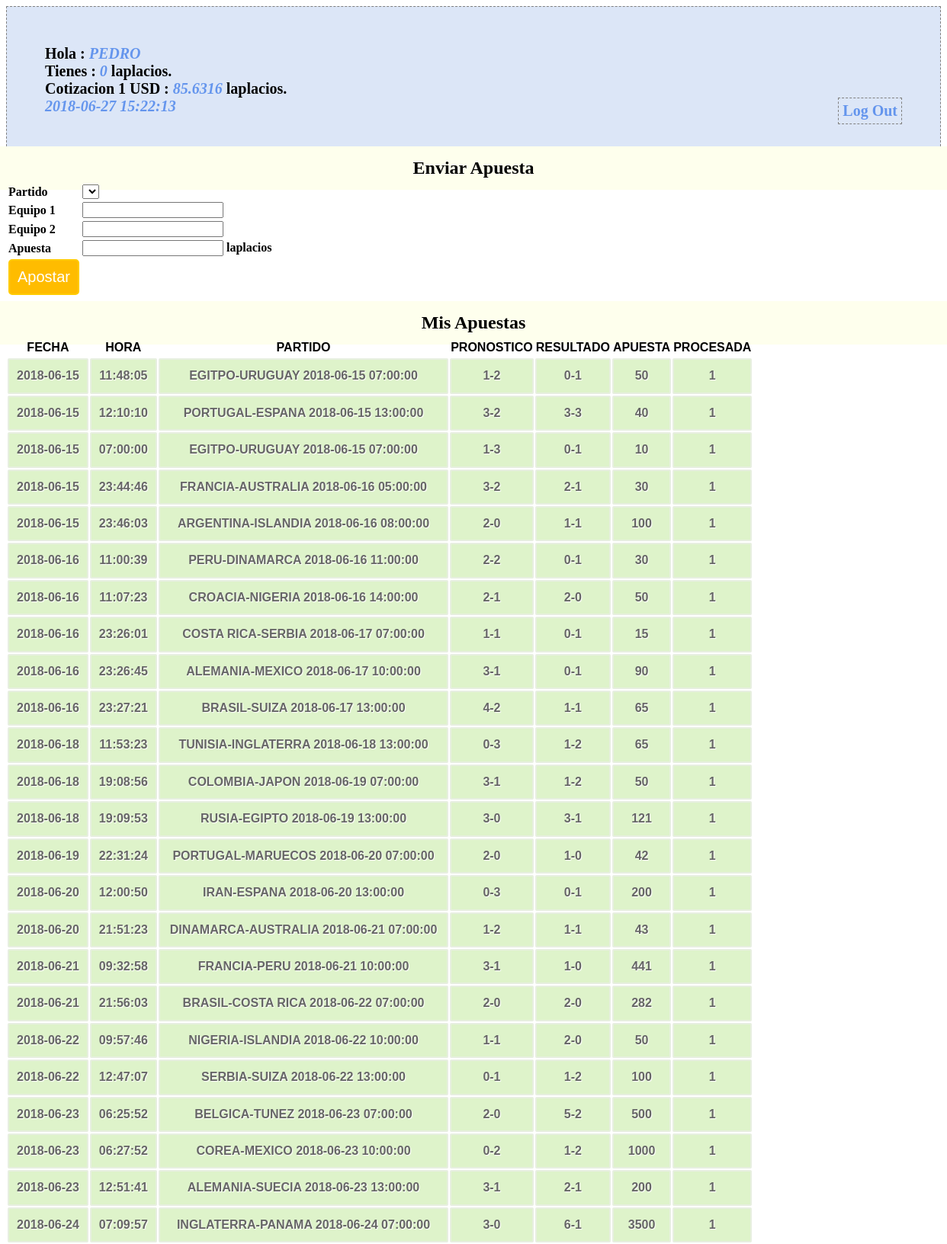
The app's page /profile.php (signed in, upper part) with its own data.
### tables this page shows
CREATE TABLE `participantes` (
  `id_participante` bigint(20) unsigned NOT NULL AUTO_INCREMENT COMMENT 'id participante',
  `nombre` varchar(60) NOT NULL COMMENT 'nombre participante',
  `saldo` int(11) NOT NULL COMMENT 'valor del saldo',
  `passwd` varchar(10) NOT NULL,
  PRIMARY KEY (`id_participante`),
  UNIQUE KEY `id_participante` (`id_participante`)
);

CREATE TABLE `banco_central_laplacio` (
  `total_laplacios` int(11) NOT NULL,
  `total_dolares` int(11) NOT NULL,
  `reserva` int(11) NOT NULL,
  `impresos` int(11) NOT NULL,
  `cotizacion` float NOT NULL
);

CREATE TABLE `apuestas` (
  `id_apuesta` bigint(20) unsigned NOT NULL AUTO_INCREMENT,
  `id_participante` bigint(20) NOT NULL,
  `id_partido` bigint(20) NOT NULL,
  `apuesta_equipo_1` int(11) NOT NULL,
  `apuesta_equipo_2` int(11) NOT NULL,
  `apuesta_valor` int(11) NOT NULL,
  `apuesta_fecha` date NOT NULL,
  `apuesta_hora` time NOT NULL,
  `procesada` tinyint(1) DEFAULT NULL,
  PRIMARY KEY (`id_apuesta`),
  UNIQUE KEY `id_apuesta` (`id_apuesta`)
);

CREATE TABLE `partidos` (
  `id_partido` bigint(20) unsigned NOT NULL AUTO_INCREMENT,
  `equipo_1` varchar(50) NOT NULL,
  `equipo_2` varchar(50) NOT NULL,
  `fecha` date NOT NULL,
  `hora` time NOT NULL,
  `resultado_equipo_1` int(11) DEFAULT NULL,
  `resultado_equipo_2` int(11) DEFAULT NULL,
  `revisado` tinyint(1) DEFAULT NULL,
  PRIMARY KEY (`id_partido`),
  UNIQUE KEY `id_partido` (`id_partido`)
);

### conn.php (called while the page is built, shortened)
<?php
$connection = mysql_connect("localhost", "laplacios2018", "");
$user_check=$_SESSION['login_user'];
$ses_sql=mysql_query("select id_participante,nombre,saldo from participantes where nombre='$user_check'", $connection);
$row = mysql_fetch_assoc($ses_sql);
$login_session =$row['nombre'];
$login_id = $row['id_participante'];
$login_saldo = $row['saldo'];
?>

### session.php (called while the page is built, shortened)
<?php
require_once('conn.php');
$current_date = date('Y-m-d');
$current_time = date('H:i:s');
$bets_query=mysql_query("select * from apuestas where id_participante='$login_id'");
$total_banco_prev_query = mysql_query("SELECT * FROM banco_central_laplacio WHERE 1");
$total_banco_prev_row = mysql_fetch_array($total_banco_prev_query);
?>

### profile.php (the view, shortened to what this page needs)
<?php
include('session.php');
?>
<!DOCTYPE html>
<html>
<head>
<link href="style.css" rel="stylesheet" type="text/css">
</head>
<body>
<div id="profile">
<b id="welcome">Hola : <i><?php echo $login_session;?></i></b><br/>
<b>Tienes : <i><?php echo $login_saldo;?></i> laplacios.</b><br/>
<b>Cotizacion 1 USD : <i><?php echo $total_banco_prev_row[4];?></i> laplacios.</b><br/>
<b><i><?php echo $current_date.' '.$current_time; ?></i>
<b id="logout"><a href="logout.php">Log Out</a></b>
</div>
<div>
  <h2>Enviar Apuesta</h2>
  <form id="form" name="form" method="post" action="">
  <table>
    <tr>
      <td>Partido</td>
      <td>
        <select name="id_partido">
          <?php
          echo "</select>";
          ?>
      </td>
    </tr>
    <tr>
      <td>Equipo 1</td>
      <td><input id="number" min="0" step="1" type="number" name="apuesta_equipo_1" /></td>
    </tr>
    <tr>
      <td>Equipo 2</td>
      <td><input id="number" min="0" step="1" type="number" name="apuesta_equipo_2" /></td>
    </tr>
    <tr>
      <td>Apuesta</td>
      <td><input id="number" min="0" step="1" type="number" name="apuesta_valor" /> laplacios</td>
    </tr>
    <tr>
      <td><input type="submit" name="submit" id="submit" value="Apostar" /></td>
    </tr>
  </table>
  </form>
</div>
<div class="">
  <h2>Mis Apuestas</h2>
  <table class="table1">
    <thead>
      <tr>
        <th>FECHA</th>
        <th>HORA</th>
        <th>PARTIDO</th>
        <th>PRONOSTICO</th>
        <th>RESULTADO</th>
        <th>APUESTA</th>
        <th>PROCESADA</th>
      </tr>
    </thead>
    <tbody>
    <?php
      while($bet = mysql_fetch_array($bets_query)){
        $g_query = mysql_query("select * from partidos where id_partido='$bet[2]'");
        $g_row = mysql_fetch_array($g_query);
        $match = $g_row[1].'-'.$g_row[2].' '.$g_row[3].' '.$g_row[4];
        $pron = $bet[3].'-'.$bet[4];
        $resultado = $g_row[5].'-'.$g_row[6];
        echo '<tr><td>'.$bet[6].'</td>'.'<td>'.$bet[7].'</td>'.'<td>'.$match.'</td>'.'<td>'.$pron.'</td><td>'.$resultado.'</td><td>'.$bet[5].'</td><td>'.$bet[8].'</td></tr>';
      }
    ?>
    </tbody>
  </table>
</div>
</body>

### style.css (style rules this page uses)
h2 { background-color:#FEFFED; text-align:center; border-radius:10px 10px 0 0; margin:-10px -40px; padding:15px }
input[type=submit] { width:100%; background-color:#FFBC00; color:#fff; border:2px solid #FFCB00; padding:10px; font-size:20px; cursor:pointer; border-radius:5px; margin-bottom:15px }
#profile { padding:50px; border:1px dashed grey; font-size:20px; background-color:#DCE6F7 }
#logout { float:right; padding:5px; border:dashed 1px gray }
a { text-decoration:none; color:#6495ed }
i { color:#6495ed }
table.table1 { font-family: "Trebuchet MS", sans-serif; font-size: 16px; font-weight: bold; line-height: 1.4em; font-style: normal; border-collapse:separate; }
.table1 tbody td { padding:10px; text-align:center; background-color:#DEF3CA; border: 2px solid #E7EFE0; -moz-border-radius:2px; -webkit-border-radius:2px; border-radius:2px; color:#666; text-shadow:1px 1px 1px #fff; }

### records on screen
participantes: nombre "PEDRO", saldo "0"
banco_central_laplacio: cotizacion "85.6316"
apuestas: apuesta_fecha "2018-06-15", apuesta_hora "11:48:05", id_partido.hora "EGITPO-URUGUAY 2018-06-15 07:00:00", pron "1-2", id_partido.resultado_equipo_2 "0-1", apuesta_valor "50", procesada "1"
apuestas: apuesta_fecha "2018-06-15", apuesta_hora "12:10:10", id_partido.hora "PORTUGAL-ESPANA 2018-06-15 13:00:00", pron "3-2", id_partido.resultado_equipo_2 "3-3", apuesta_valor "40", procesada "1"
apuestas: apuesta_fecha "2018-06-15", apuesta_hora "07:00:00", id_partido.hora "EGITPO-URUGUAY 2018-06-15 07:00:00", pron "1-3", id_partido.resultado_equipo_2 "0-1", apuesta_valor "10", procesada "1"
apuestas: apuesta_fecha "2018-06-15", apuesta_hora "23:44:46", id_partido.hora "FRANCIA-AUSTRALIA 2018-06-16 05:00:00", pron "3-2", id_partido.resultado_equipo_2 "2-1", apuesta_valor "30", procesada "1"
apuestas: apuesta_fecha "2018-06-15", apuesta_hora "23:46:03", id_partido.hora "ARGENTINA-ISLANDIA 2018-06-16 08:00:00", pron "2-0", id_partido.resultado_equipo_2 "1-1", apuesta_valor "100", procesada "1"
apuestas: apuesta_fecha "2018-06-16", apuesta_hora "11:00:39", id_partido.hora "PERU-DINAMARCA 2018-06-16 11:00:00", pron "2-2", id_partido.resultado_equipo_2 "0-1", apuesta_valor "30", procesada "1"
apuestas: apuesta_fecha "2018-06-16", apuesta_hora "11:07:23", id_partido.hora "CROACIA-NIGERIA 2018-06-16 14:00:00", pron "2-1", id_partido.resultado_equipo_2 "2-0", apuesta_valor "50", procesada "1"
apuestas: apuesta_fecha "2018-06-16", apuesta_hora "23:26:01", id_partido.hora "COSTA RICA-SERBIA 2018-06-17 07:00:00", pron "1-1", id_partido.resultado_equipo_2 "0-1", apuesta_valor "15", procesada "1"
apuestas: apuesta_fecha "2018-06-16", apuesta_hora "23:26:45", id_partido.hora "ALEMANIA-MEXICO 2018-06-17 10:00:00", pron "3-1", id_partido.resultado_equipo_2 "0-1", apuesta_valor "90", procesada "1"
apuestas: apuesta_fecha "2018-06-16", apuesta_hora "23:27:21", id_partido.hora "BRASIL-SUIZA 2018-06-17 13:00:00", pron "4-2", id_partido.resultado_equipo_2 "1-1", apuesta_valor "65", procesada "1"
apuestas: apuesta_fecha "2018-06-18", apuesta_hora "11:53:23", id_partido.hora "TUNISIA-INGLATERRA 2018-06-18 13:00:00", pron "0-3", id_partido.resultado_equipo_2 "1-2", apuesta_valor "65", procesada "1"
apuestas: apuesta_fecha "2018-06-18", apuesta_hora "19:08:56", id_partido.hora "COLOMBIA-JAPON 2018-06-19 07:00:00", pron "3-1", id_partido.resultado_equipo_2 "1-2", apuesta_valor "50", procesada "1"
apuestas: apuesta_fecha "2018-06-18", apuesta_hora "19:09:53", id_partido.hora "RUSIA-EGIPTO 2018-06-19 13:00:00", pron "3-0", id_partido.resultado_equipo_2 "3-1", apuesta_valor "121", procesada "1"
apuestas: apuesta_fecha "2018-06-19", apuesta_hora "22:31:24", id_partido.hora "PORTUGAL-MARUECOS 2018-06-20 07:00:00", pron "2-0", id_partido.resultado_equipo_2 "1-0", apuesta_valor "42", procesada "1"
apuestas: apuesta_fecha "2018-06-20", apuesta_hora "12:00:50", id_partido.hora "IRAN-ESPANA 2018-06-20 13:00:00", pron "0-3", id_partido.resultado_equipo_2 "0-1", apuesta_valor "200", procesada "1"
apuestas: apuesta_fecha "2018-06-20", apuesta_hora "21:51:23", id_partido.hora "DINAMARCA-AUSTRALIA 2018-06-21 07:00:00", pron "1-2", id_partido.resultado_equipo_2 "1-1", apuesta_valor "43", procesada "1"
apuestas: apuesta_fecha "2018-06-21", apuesta_hora "09:32:58", id_partido.hora "FRANCIA-PERU 2018-06-21 10:00:00", pron "3-1", id_partido.resultado_equipo_2 "1-0", apuesta_valor "441", procesada "1"
apuestas: apuesta_fecha "2018-06-21", apuesta_hora "21:56:03", id_partido.hora "BRASIL-COSTA RICA 2018-06-22 07:00:00", pron "2-0", id_partido.resultado_equipo_2 "2-0", apuesta_valor "282", procesada "1"
apuestas: apuesta_fecha "2018-06-22", apuesta_hora "09:57:46", id_partido.hora "NIGERIA-ISLANDIA 2018-06-22 10:00:00", pron "1-1", id_partido.resultado_equipo_2 "2-0", apuesta_valor "50", procesada "1"
apuestas: apuesta_fecha "2018-06-22", apuesta_hora "12:47:07", id_partido.hora "SERBIA-SUIZA 2018-06-22 13:00:00", pron "0-1", id_partido.resultado_equipo_2 "1-2", apuesta_valor "100", procesada "1"
apuestas: apuesta_fecha "2018-06-23", apuesta_hora "06:25:52", id_partido.hora "BELGICA-TUNEZ 2018-06-23 07:00:00", pron "2-0", id_partido.resultado_equipo_2 "5-2", apuesta_valor "500", procesada "1"
apuestas: apuesta_fecha "2018-06-23", apuesta_hora "06:27:52", id_partido.hora "COREA-MEXICO 2018-06-23 10:00:00", pron "0-2", id_partido.resultado_equipo_2 "1-2", apuesta_valor "1000", procesada "1"
apuestas: apuesta_fecha "2018-06-23", apuesta_hora "12:51:41", id_partido.hora "ALEMANIA-SUECIA 2018-06-23 13:00:00", pron "3-1", id_partido.resultado_equipo_2 "2-1", apuesta_valor "200", procesada "1"
apuestas: apuesta_fecha "2018-06-24", apuesta_hora "07:09:57", id_partido.hora "INGLATERRA-PANAMA 2018-06-24 07:00:00", pron "3-0", id_partido.resultado_equipo_2 "6-1", apuesta_valor "3500", procesada "1"

### other values on screen
$current_date "2018-06-27"
$current_time "15:22:13"
